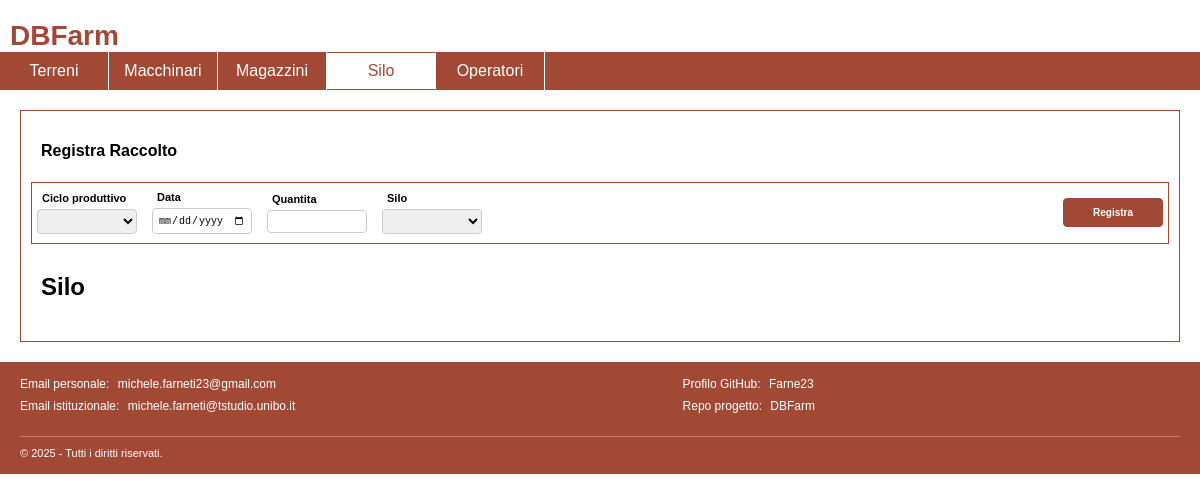
Page /silo.php on the earlier database version.
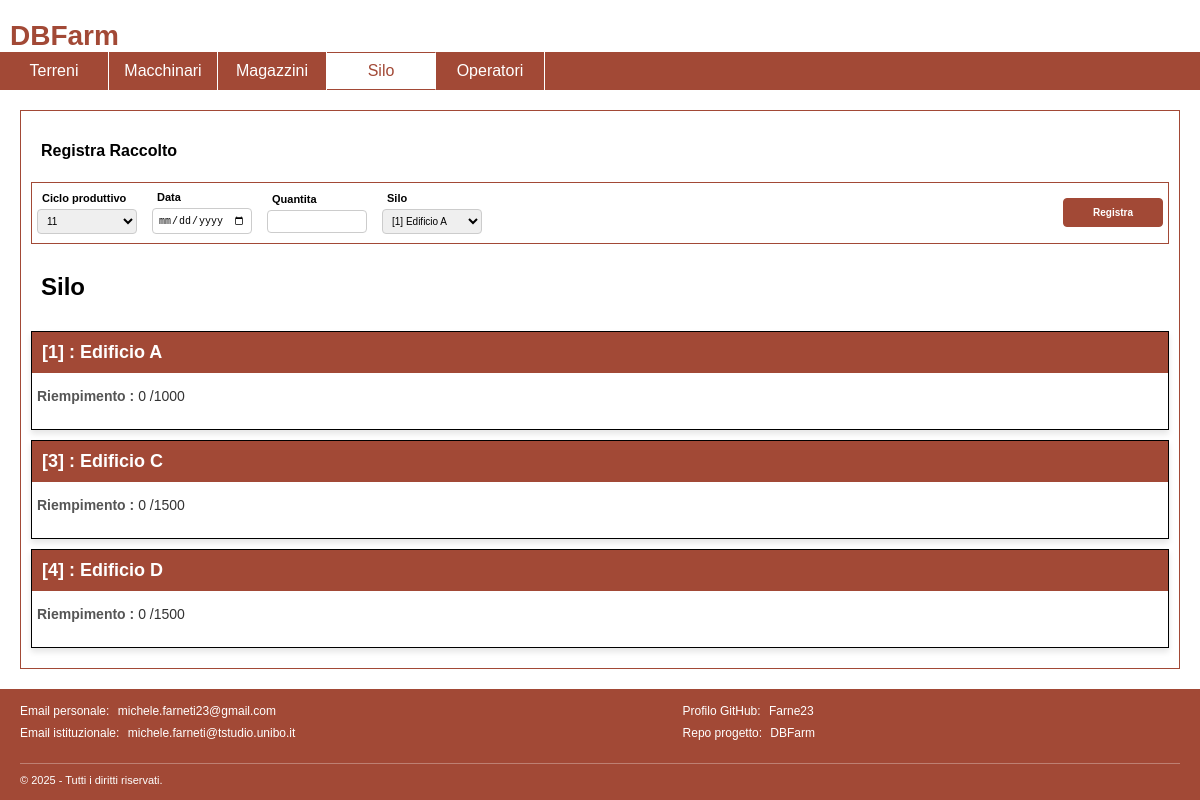
Same page on the later database version.
### tables this page shows
CREATE TABLE edifici (
    idEdificio INT AUTO_INCREMENT PRIMARY KEY,
    nome VARCHAR(100) NOT NULL,
    via VARCHAR(150) NOT NULL,
    citta VARCHAR(100) NOT NULL,
    provincia CHAR(2) NOT NULL,
    tipo_silo BOOLEAN NOT NULL,  
    tipo_magazzino BOOLEAN NOT NULL,  
    capacita_silo INT DEFAULT NULL,  
    capacita_magazzino INT DEFAULT NULL  
);

### silo.php (called while the page is built, shortened)
<?php
require_once 'bootstrap.php';
$cicli = $dbh->getCicliProduttivi();
$silos= $dbh->getSiloListComplete();
require 'template/base.php';
?>

### database/database.php (called while the page is built, shortened)
<?php
class DatabaseHelper
{
    private $db;
    public function __construct($servername, $username, $password, $dbname, $port)
    {
        $this->db = new mysqli($servername, $username, $password, $dbname, $port);
    }
    function getSiloListComplete()
    {
        $stmt = $this->db->prepare("SELECT DISTINCT edifici.* FROM edifici WHERE  edifici.tipo_silo=true GROUP BY edifici.idEdificio");
        $stmt->execute();
        $result = $stmt->get_result();
        $resultComplete = $result->fetch_all(MYSQLI_ASSOC);
        foreach ($resultComplete as &$edificio) {
            $edificio["content"] = $this->getRaccoltiInvenduti($edificio["idEdificio"]);
            $edificio["giacenza"] = $this->getGiacenza($edificio["idEdificio"])[0]['giacenza'];
        }
        return $resultComplete;
    }
    function getRaccoltiInvenduti(
        $edificio
    ) {
        $stmt = $this->db->prepare("SELECT raccolti.*, cicli_produttivi.coltura_coltivata
            FROM raccolti
            LEFT JOIN vendite
            ON vendite.idCicloProduttivo = raccolti.idCicloProduttivo
            AND raccolti.data = vendite.data_raccolta
            INNER JOIN cicli_produttivi
            ON raccolti.idCicloProduttivo = cicli_produttivi.idCicloProduttivo
            WHERE raccolti.idSilo = ?
            AND vendite.idCicloProduttivo IS NULL");
        $stmt->bind_param("i", $edificio);
        $stmt->execute();
        $result = $stmt->get_result();
        return $result->fetch_all(MYSQLI_ASSOC);
    }
    function getGiacenza($edificio)
    {
        $stmt = $this->db->prepare("SELECT
            COALESCE(SUM(raccolti.quantita), 0) AS giacenza
            FROM
                raccolti
            LEFT JOIN
                vendite
            ON
                raccolti.idCicloProduttivo = vendite.idCicloProduttivo
                AND raccolti.data = vendite.data_raccolta
            WHERE
            raccolti.idSilo = ?
            AND vendite.idCicloProduttivo IS NULL");
        $stmt->bind_param("i", $edificio);
        $stmt->execute();
        $result = $stmt->get_result();
        return $result->fetch_all(MYSQLI_ASSOC);
    }
    public function getCicliProduttivi()
    {
        $stmt = $this->db->prepare("SELECT * FROM cicli_produttivi WHERE ISNULL(data_fine)");
        $stmt->execute();
        $result = $stmt->get_result();
        return $result->fetch_all(MYSQLI_ASSOC);
    }
}
?>

### bootstrap.php (called while the page is built, shortened)
<?php
require_once("database/database.php");
$dbh = new DatabaseHelper("localhost", "root", "", "DBFarm", 3306);
?>

### silo-main.php (the view, shortened to what this page needs)
<form id="RegistraRaccolto">
    <h4>Registra Raccolto</h4>
    <div class="input-line">
        <div class="input-group">
            <label for="ciclo">Ciclo produttivo</label>
            <select id="ciclo">
                <?php
                foreach ($cicli as $ciclo) {
                    echo '<option value="' . $ciclo["idCicloProduttivo"] . '" selected="selected">' . $ciclo["idCicloProduttivo"] . '</option>;';
                }
                ?>
            </select>
        </div>
        <div class="input-group">
            <label for="data">Data</label>
            <input id="data" type="date" required />
        </div>
        <div class="input-group">
            <label for="quantita">Quantita</label>
            <input id="quantita" type="number" min="0" required />
        </div>
        <div class="input-group">
            <label for="silo">Silo</label>
            <select id="silo">
                <?php
                foreach ($silos as $silo) {
                    echo '<option value="' . $silo["idEdificio"] . '">[' . $silo["idEdificio"] . '] ' . $silo["nome"] . '</option>;';
                }
                ?>
            </select>
        </div>
        <div class="input-group">
            <input id="RegistraRaccoltobtn" class="orange-on-white" type="submit" value="Registra" />
        </div>
    </div>
</form>
<h2>Silo</h2>
<ul class="terreni-list">
    <?php foreach ($silos as $silo): ?>
        <li>
            <div class="terreno-header orange-on-white">
                <strong>[<?= htmlspecialchars($silo['idEdificio']) ?>] :
                    <?= htmlspecialchars($silo['nome']) ?></strong>
            </div>
            <div class="terreno-details">
                <span>Riempimento :</span>
                <?= htmlspecialchars(intval($silo['giacenza'])) ?> /<?= htmlspecialchars($silo['capacita_silo']) ?>
            </div>
            <div class="terreno-details">
            </div>
        </li>
    <?php endforeach; ?>
</ul>

Differences in the rows shown:
added edifici: idEdificio "1", nome "Edificio A", giacenza "0", capacita_silo "1000"
added edifici: idEdificio "3", nome "Edificio C", giacenza "0", capacita_silo "1500"
added edifici: idEdificio "4", nome "Edificio D", giacenza "0", capacita_silo "1500"
Other differences:
form field value: (not shown) → "11"
form field value: (not shown) → "[1] Edificio A"
